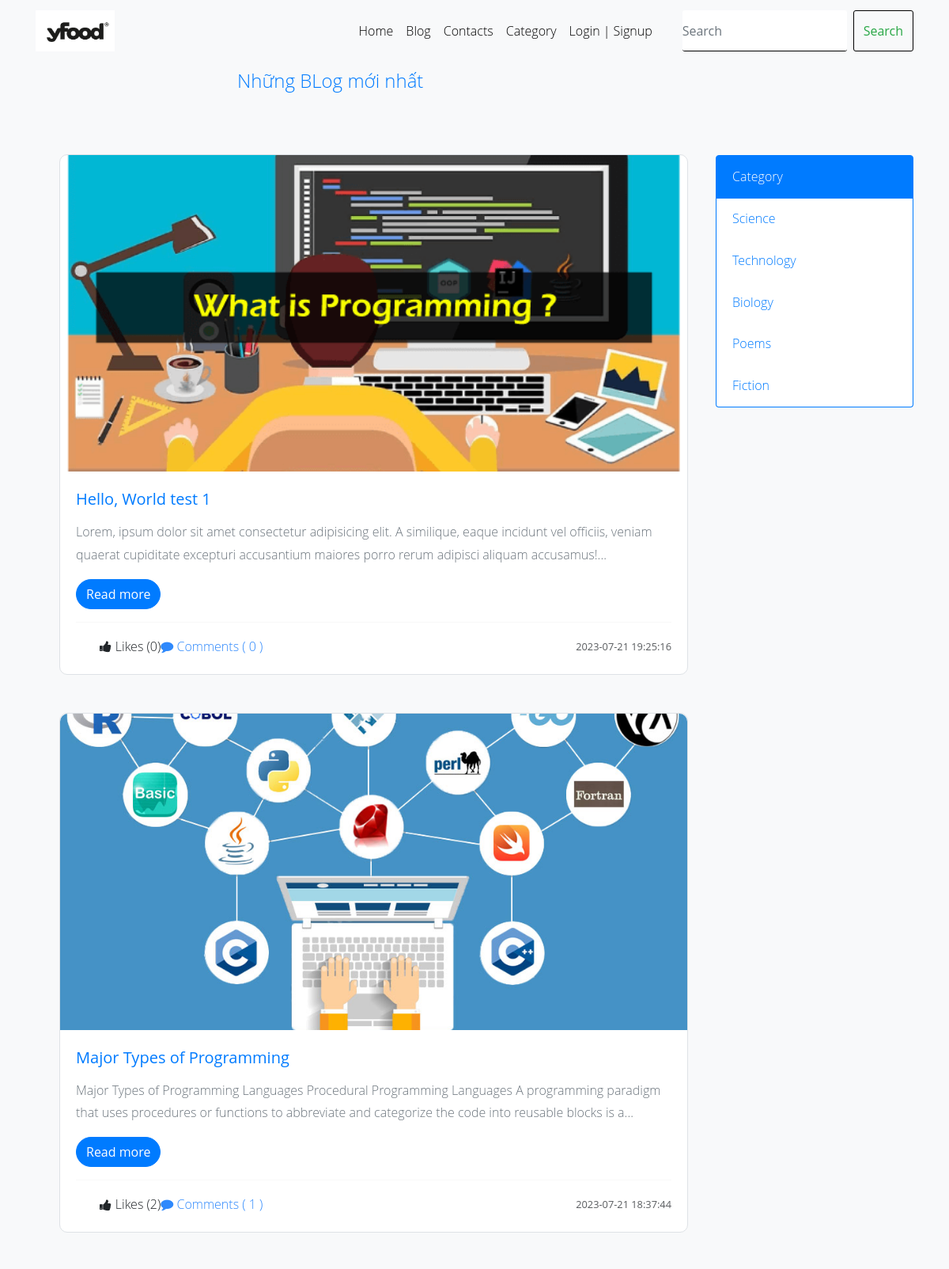
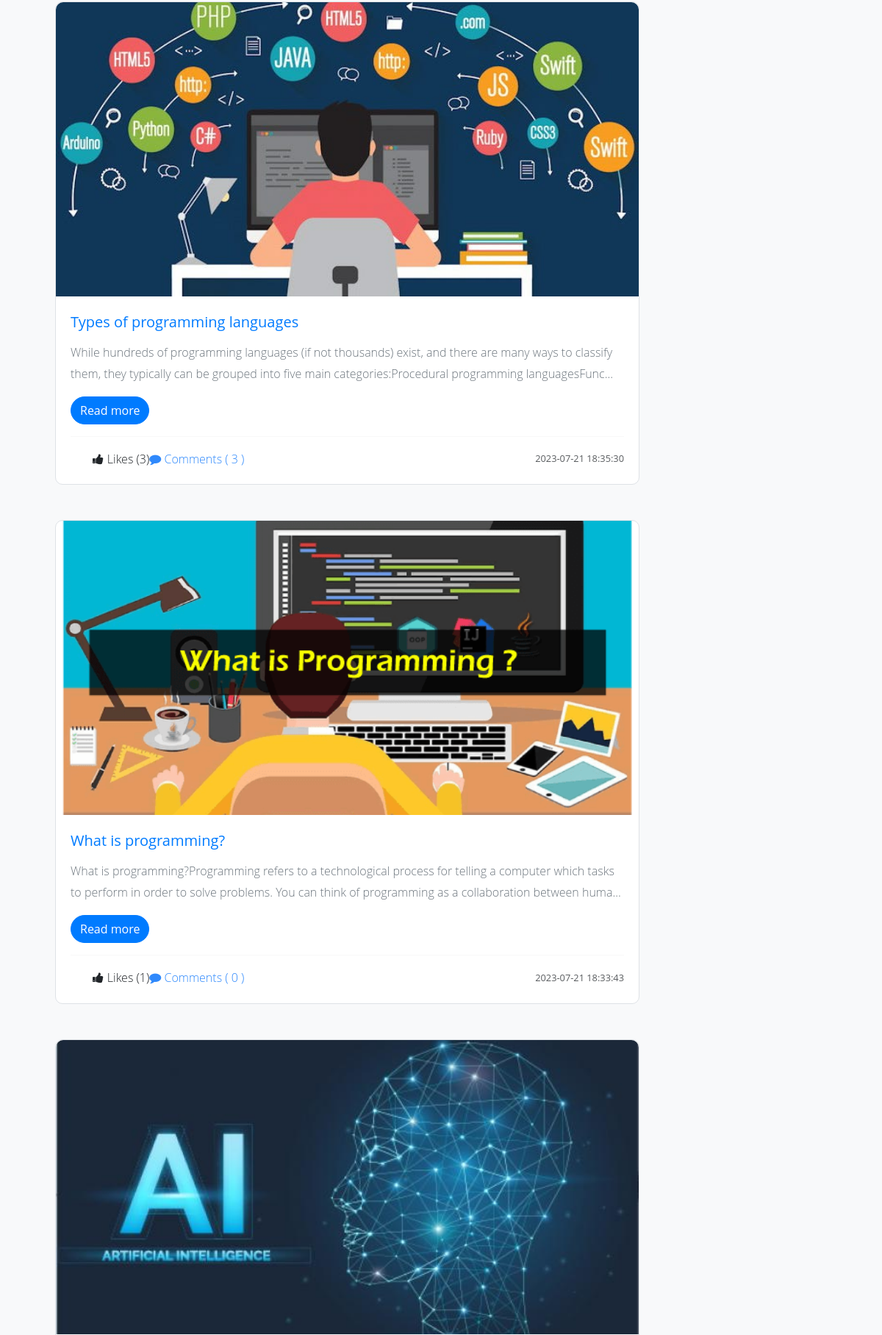
Screenshot of /blog.php (upper part) with the database file from the repository (2 pictures, top to bottom).
### tables this page shows
CREATE TABLE `post` (
  `post_id` int(11) NOT NULL,
  `post_title` varchar(127) NOT NULL,
  `post_text` text NOT NULL,
  `category` int(11) NOT NULL,
  `publish` int(2) NOT NULL DEFAULT 1,
  `cover_url` varchar(255) NOT NULL DEFAULT 'default.jpg',
  `crated_at` datetime NOT NULL DEFAULT current_timestamp()
);

CREATE TABLE `category` (
  `id` int(11) NOT NULL,
  `category` varchar(127) NOT NULL
);

### admin/data/Post.php (called while the page is built, shortened)
<?php
function getAll($conn){
   $sql = "SELECT * FROM post
           WHERE publish=1 ORDER BY post_id DESC";
   $stmt = $conn->prepare($sql);
   $stmt->execute();
   if($stmt->rowCount() >= 1){
   	   $data = $stmt->fetchAll();
   	   return $data;
   }else {
   	 return 0;
   }
}
function get5Categoies($conn){
   $sql = "SELECT * FROM category LIMIT 5";
   $stmt = $conn->prepare($sql);
   $stmt->execute();
   if($stmt->rowCount() >= 1){
         $data = $stmt->fetchAll();
         return $data;
   }else {
       return 0;
   }
}

### admin/data/Comment.php (called while the page is built, shortened)
<?php
function CountByPostID($conn, $id){
   $sql = "SELECT * FROM comment WHERE post_id=?";
   $stmt = $conn->prepare($sql);
   $stmt->execute([$id]);
   return $stmt->rowCount();
}
function likeCountByPostID($conn, $id){
   $sql = "SELECT * FROM post_like WHERE post_id=?";
   $stmt = $conn->prepare($sql);
   $stmt->execute([$id]);
   return $stmt->rowCount();
}

### blog.php (the view, shortened to what this page needs)
<?php
$logged = false;
 ?>
<!DOCTYPE html>
<html lang="en">
<head>
	<link href="https://cdn.jsdelivr.net/npm/bootstrap@5.3.0/dist/css/bootstrap.min.css" rel="stylesheet">
	<link rel="stylesheet" href="https://stackpath.bootstrapcdn.com/font-awesome/4.7.0/css/font-awesome.min.css">
	<link rel="stylesheet" href="css/style.css">
</head>
<body>
	<?php
      include 'inc/NavBar1.php';
      include_once("admin/data/Post.php");
      include_once("admin/data/Comment.php");
      include_once("db_conn.php");
      if(isset($_GET['search'])){
      	 $key = $_GET['search'];
         $posts = serach($conn, $key);
         if ($posts == 0) {
         	  $notFound = 1;
         }
      }else {
         $posts = getAll($conn);
      }
      $categories = get5Categoies($conn);
	 ?>
    <div class="body">
    	<div class="name">	<p>Những BLog mới nhất</p></div>
    <div class="container mt-5">
    <section class="d-flex">
  	   <?php if ($posts != 0) { ?>
  	   <main class="main-blog">
  	   	<?php foreach ($posts as $post) { ?>
  	   	   <div class="card main-blog-card mb-5">
			  <img src="image/upload/blog/<?=$post['cover_url']?>" class="card-img-top" alt="...">
			  <div class="card-body">
			    <h5 class="card-title"><?=$post['post_title']?></h5>
			    <?php
                    $p = strip_tags($post['post_text']);
                    $p = substr($p, 0, 200);
			     ?>
			    <p class="card-text"><?=$p?>...</p>
			    <a href="page/blog-view.php?post_id=<?=$post['post_id']?>" class="btn btn-primary">Read more</a>
			    <hr>
                <div class="d-flex justify-content-between">
                	<div class="react-btns">
            		<?php
            		$post_id = $post['post_id'];
            		if ($logged) {
            			$liked = isLikedByUserID($conn, $post_id, $user_id);
                    if($liked){
            		 ?>
                	<i class="fa fa-thumbs-up liked like-btn"
				   	   post-id="<?=$post_id?>"
				   	   liked="1"
				   	   aria-hidden="true"></i>
				       <?php }else{ ?>
				    <i class="fa fa-thumbs-up like like-btn"
				        post-id="<?=$post_id?>"
				   	    liked="0"
				        aria-hidden="true"></i>
				    <?php } } else{ ?>
				    <i class="fa fa-thumbs-up" aria-hidden="true"></i>
				    <?php } ?>
				   Likes (
	        <span><?php
           echo likeCountByPostID($conn, $post['post_id']);
	         ?></span> )
				    <a href="page/blog-view.php?post_id=<?=$post['post_id']?>#comments">
                	<i class="fa fa-comment" aria-hidden="true"></i> Comments (
				        <?php
		                    echo CountByPostID($conn, $post['post_id']);
				         ?>
				        )
				    </a>
				    </div>
				    <small class="text-body-secondary"><?=$post['crated_at']?></small>
                </div>
			  </div>
			</div>
		<?php } ?>
  	   </main>
  	   <?php } ?>
       <aside class="aside-main">
       	   <div class="list-group category-aside">
			  <a href="#"
			     class="list-group-item list-group-item-action active"
			     aria-current="true">
			    Category
			  </a>
			  <?php foreach ($categories as $category ) { ?>
			  <a href="category.php?category_id=<?=$category['id']?>"
			     class="list-group-item list-group-item-action">
			  	<?php echo $category['category']; ?>
			  </a>
			  <?php } ?>
			</div>
       </aside>
  </section>
    </div>
	</div>
</body>
</html>

### blog.php (style rules this page uses)
body { font-family: 'Open Sans', sans-serif; background-color: #f8f9fa; padding-top: 80px; }
.name { margin-left: 300px; font-size: 24px; color: #007bff; margin-bottom: 00px; }
.main-blog-card { border: 1px solid #dee2e6; border-radius: 10px; background-color: #fff; margin-bottom: 20px; }
.main-blog-card img { border-top-left-radius: 10px; border-top-right-radius: 10px; max-height: 400px; object-fit: cover; }
.main-blog-card h5 { color: #007bff; }
.main-blog-card p { color: #6c757d; }
.main-blog-card a.btn-primary { background-color: #007bff; border-color: #007bff; }
.main-blog-card .d-flex { align-items: center; justify-content: space-between; }
.main-blog-card .react-btns { display: flex; align-items: center; }
.main-blog-card i.fa-thumbs-up { margin-right: 5px; }
.main-blog-card small { color: #6c757d; }
.category-aside { margin-top: 25px; margin-left: 35px; width: 250px; }
.category-aside a.list-group-item { cursor: pointer; border-color: #007bff; color: #007bff; }
.category-aside a.list-group-item.active { background-color: #007bff; border-color: #007bff; color: #fff; }

### inc/NavBar1.php (style rules this page uses)
.d-flex { margin-left: 30px; }

### rows the page displays
post: cover_url (picture), post_title "Hello, World test 1", post_text "Lorem, ipsum dolor sit amet consectetur adipisicing elit. A similique, eaque incidunt vel officiis, veniam quaerat cupiditate excepturi accusantium maiores porro rerum adipisci aliquam accusamus!", post_id "0", crated_at "2023-07-21 19:25:16"
post: cover_url (picture), post_title "Major Types of Programming", post_text "Major Types of Programming Languages Procedural Programming Languages A programming paradigm that uses procedures or functions to abbreviate and categorize the code into reusable blocks is a", post_id "2", post_id "1", crated_at "2023-07-21 18:37:44"
post: cover_url (picture), post_title "Types of programming languages", post_text "While hundreds of programming languages (if not thousands) exist, and there are many ways to classify them, they typically can be grouped into five main categories:Procedural programming languagesFunc", post_id "3", crated_at "2023-07-21 18:35:30"
post: cover_url (picture), post_title "What is programming?", post_text "What is programming?Programming refers to a technological process for telling a computer which tasks to perform in order to solve problems. You can think of programming as a collaboration between huma", post_id "1", post_id "0", crated_at "2023-07-21 18:33:43"
post: cover_url (picture)
category: category "Science"
category: category "Technology"
category: category "Biology"
category: category "Poems"
category: category "Fiction"
